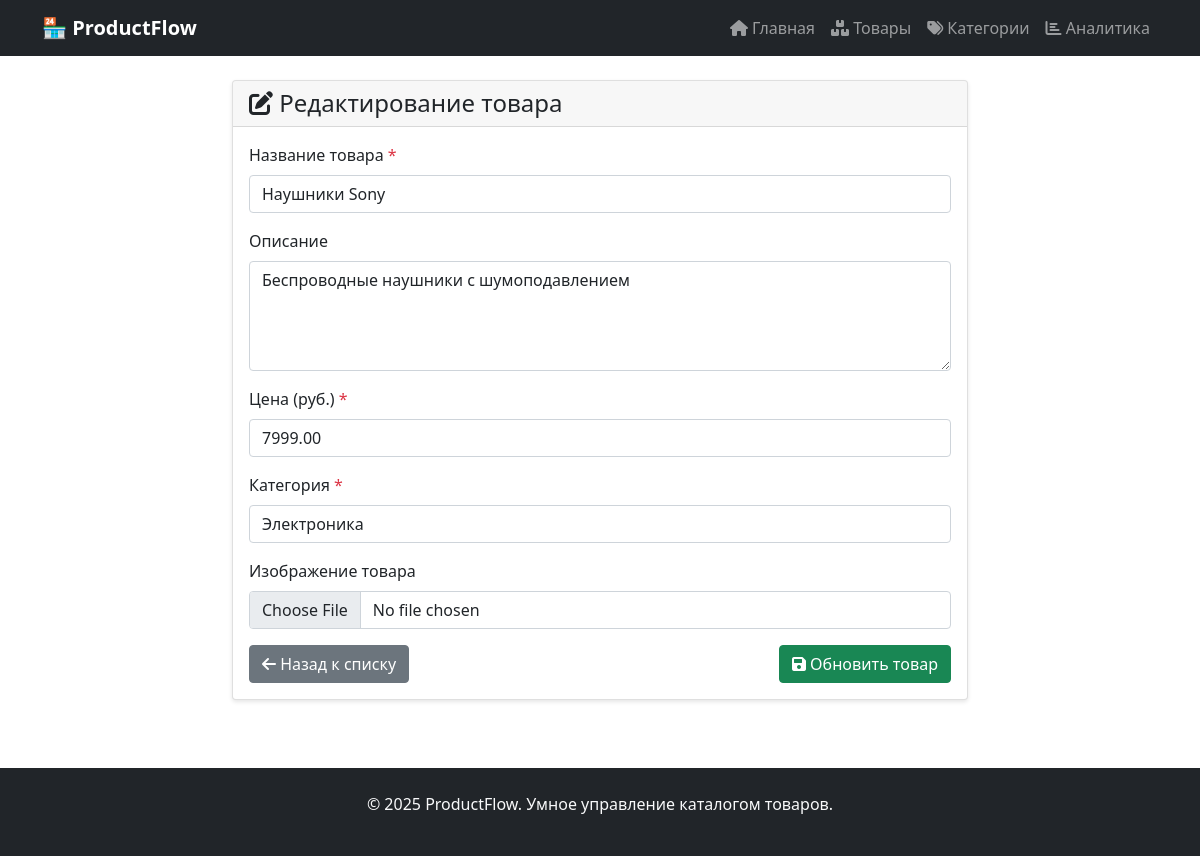
Page /products/3/update/ on the committed database.
### catalog/models.py (models this page shows, shortened)
class Product(models.Model):
    name = models.CharField(max_length=200, verbose_name="Название товара")
    description = models.TextField(blank=True, verbose_name="Описание")
    price = models.DecimalField(
        max_digits=10,
        decimal_places=2,
        validators=[MinValueValidator(0)],
        verbose_name="Цена"
    )
    category = models.ForeignKey(
        Category,
        on_delete=models.CASCADE,
        related_name='products',
        verbose_name="Категория"
    )
    image = models.ImageField(
        upload_to='products/',
        blank=True,
        null=True,
        verbose_name="Изображение товара"
    )
    created_at = models.DateTimeField(auto_now_add=True, verbose_name="Дата добавления")
    updated_at = models.DateTimeField(auto_now=True, verbose_name="Дата обновления")
    class Meta:
        verbose_name = "Товар"
        verbose_name_plural = "Товары"
        ordering = ['-created_at']

### catalog/views.py (the view, shortened to what this page needs)
# urls.py: path('products/<int:pk>/update/', views.ProductUpdateView.as_view(), name='product_update'),
class ProductUpdateView(UpdateView):
    model = Product
    form_class = ProductForm
    template_name = 'catalog/product_form.html'
    success_url = reverse_lazy('product_list')

### catalog/models.py (called while the page is built)
    def __str__(self):
        return self.name

### templates/catalog/product_form.html (shortened to what this page needs)
{% extends 'base.html' %}
{% block content %}
<div class="row justify-content-center">
    <div class="col-md-8">
        <div class="card">
            <div class="card-header">
                <h4 class="card-title mb-0">
                    <i class="fas {% if object %}fa-edit{% else %}fa-plus{% endif %}"></i>
                    {% if object %}Редактирование товара{% else %}Создание нового товара{% endif %}
                </h4>
            </div>
            <div class="card-body">
                <form method="post" enctype="multipart/form-data">
                    {% for field in form %}
                    <div class="mb-3">
                        <label for="{{ field.id_for_label }}" class="form-label">
                            {{ field.label }}
                            {% if field.field.required %}<span class="text-danger">*</span>{% endif %}
                        </label>
                        {{ field }}
                    </div>
                    {% endfor %}
                    <div class="d-flex justify-content-between">
                        <a href="{% url 'product_list' %}" class="btn btn-secondary">
                            <i class="fas fa-arrow-left"></i> Назад к списку
                        </a>
                        <button type="submit" class="btn btn-success">
                            <i class="fas fa-save"></i> {% if object %}Обновить{% else %}Создать{% endif %} товар
                        </button>
                    </div>
                </form>
            </div>
        </div>
    </div>
</div>
{% endblock %}

### templates/base.html (style rules this page uses)
.card { margin-bottom: 20px; box-shadow: 0 2px 4px rgba(0,0,0,0.1); transition: all 0.3s ease; }

### rows in the picture
Product: form "Наушники Sony" "Беспроводные наушники с шумоподавлением" "7999.00" "Электроника"

### other values in the picture
{{ field.label }} "Название товара" "Описание" "Цена (руб.)" "Категория" "Изображение товара"
